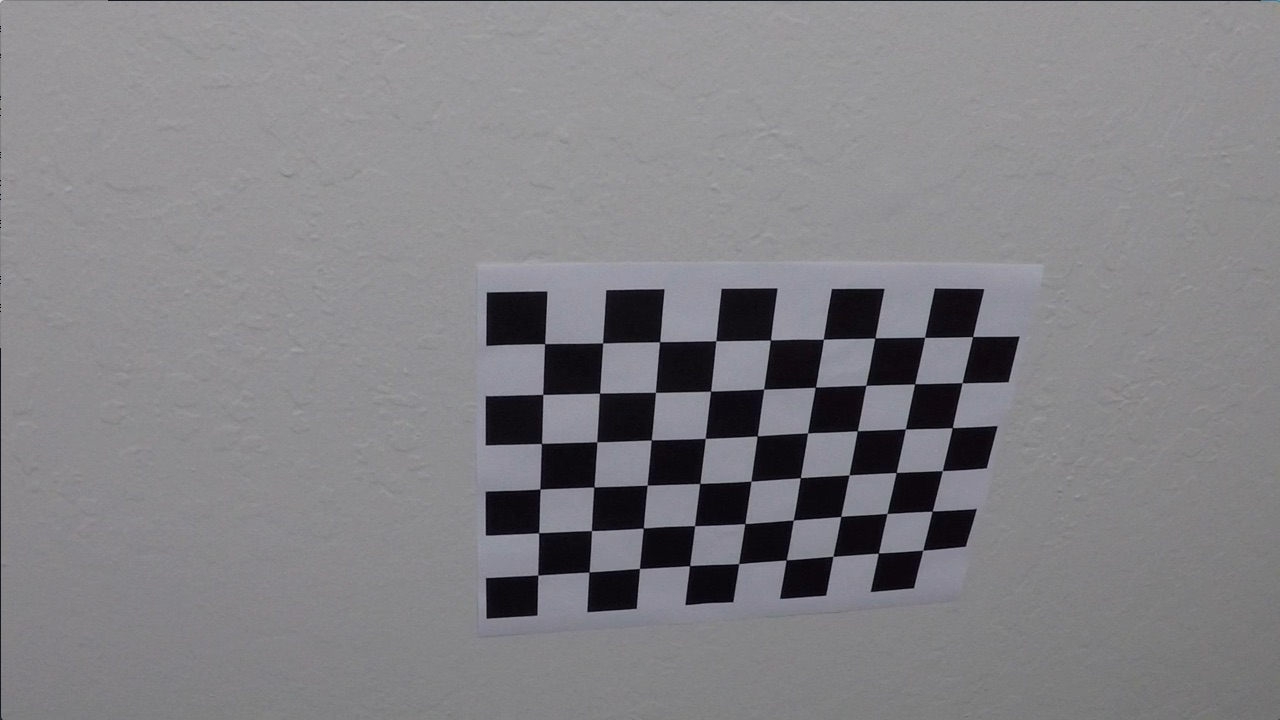
#> input picture camera_cal/calibration10.jpg, 1280 x 720 px, found by its file name; its folder holds only this picture in this run
$ jupyter execute --allow-errors Camera_Calibration.ipynb
#> lines starting #> are read from the running program, lines starting #| are printed output that depends on the picture; after the words box and inside, x2 and y2 are one past the last pixel; in counts of white or black regions, pixels touching at a corner belong together
[cell 1]
import os
import cv2
import numpy as np
import random
import matplotlib.pyplot as plt
import sys
sys.path.append('...')

# camera calibration
CHESS_NX = 9
CHESS_NY = 6

TEST_DIR = "C:\\Users\\USER\\Documents\\GitHub\\LaneDetection\\images\\Roads"
CALIBRATION_DIR = "C:\\Users\\USER\\Documents\\GitHub\\LaneDetection\\camera_cal"

OUTPUT_DIR_CALIBRATION = "C:\\Users\\USER\\Documents\\GitHub\\LaneDetection\\output_images\\calibration"

[cell 2]
os.listdir()

[cell 3]
# define camera calibration

def calibrateCamera():
    # use chessboard photos to calibrate camera

    # set termination criteria (for use with cv2.cornerSubPix)
    criteria = (cv2.TERM_CRITERIA_EPS + cv2.TERM_CRITERIA_MAX_ITER, 30, 0.001)

    # make object points
    objp = np.zeros((CHESS_NX*CHESS_NY,3), np.float32)
    objp[:,:2] = np.mgrid[0:CHESS_NX,0:CHESS_NY].T.reshape(-1,2)
    imagePoints = []
    objectPoints = []

    # loop through calibration images
    for imageFile in os.listdir(CALIBRATION_DIR):
        if imageFile.endswith('.jpg'):

            # read image, grayscale, find corners
            im = cv2.imread(os.path.join(CALIBRATION_DIR,imageFile))
#> im is the input picture: shape (720, 1280, 3); mean B, G, R 133.1, 129.4, 130.2
            gray = cv2.cvtColor(im,cv2.COLOR_RGB2GRAY)
            found, corners = cv2.findChessboardCorners(gray,(CHESS_NX,CHESS_NY),None)
#> found = True; corners = 54 rows, first 8: [544.7, 343.6], [602.6, 342.9], [659.6, 341.7], [716, 340.7], [770.5, 340], [823.4, 339.2], [874.8, 338.1], [924.6, 337.3]

            if found:
                # draw corners on image
                cv2.drawChessboardCorners(im,(CHESS_NX,CHESS_NY),corners,found)
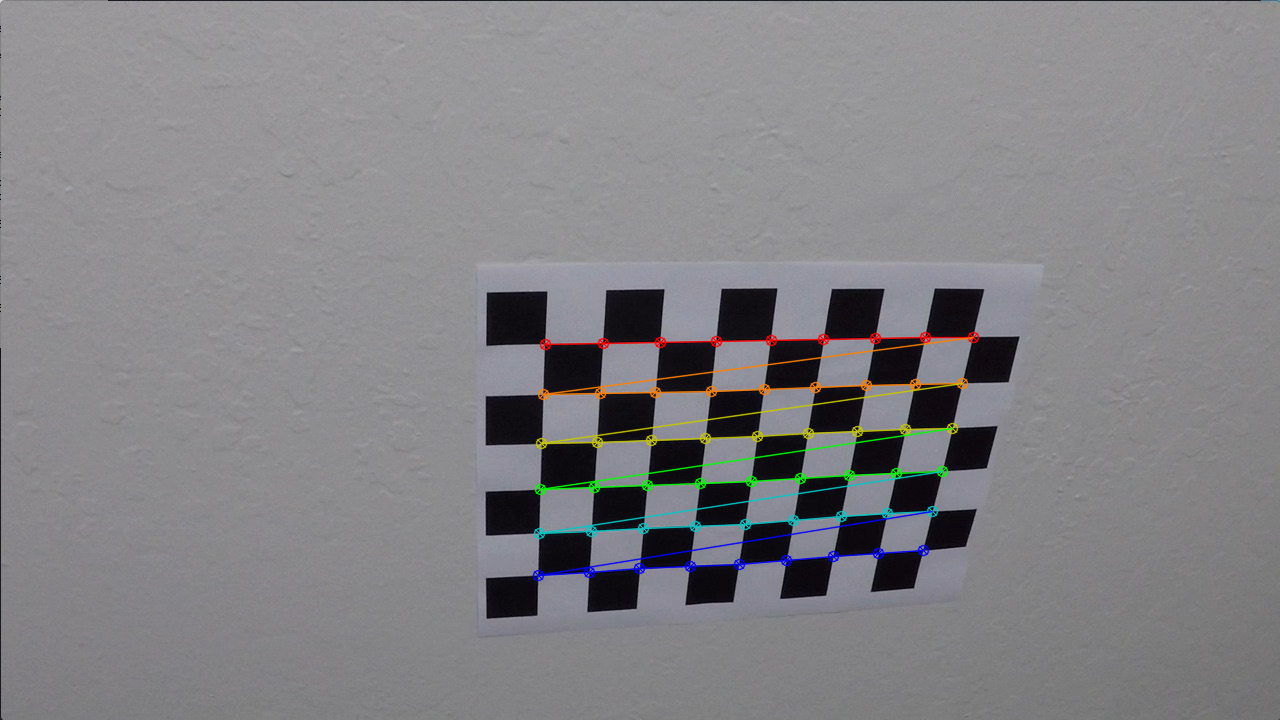
#> im: shape (720, 1280, 3); 1.92% of pixels changed, all inside (x1, y1, x2, y2) = (532, 331, 980, 582)
                # find corners with higher (sub-pixel) precision
                corners2 = cv2.cornerSubPix(gray,corners,(5,5),(-1,-1),criteria)
#> corners2 = 54 rows, first 8: [544.6, 343.7], [602.6, 342.9], [659.6, 341.7], [715.8, 340.6], [770.5, 339.9], [823.4, 339.2], [874.9, 338], [924.6, 337.3]
                imagePoints.append(corners2)
                objectPoints.append(objp)

                # save image with corners marked
                cv2.imwrite(os.path.join(OUTPUT_DIR_CALIBRATION,imageFile),im)

    # do the actual calibration and save
    ret, mtx, dst, rvecs, tvecs = cv2.calibrateCamera(objectPoints,imagePoints,gray.shape[::-1],None,None)
#> ret = 0.402; mtx = [[1222.5, 0, 680.4], [0, 1246.7, 350.2], [0, 0, 1]]; dst = [[-0.91, 14.06, -0.00159, -0.00988, -88.86]]; rvecs = ([0.515, -0.209, 0.0357],); tvecs = ([-2.31, -0.107, 20.69],)
    imSize = im.shape
    calibrationData = {'cam_matrix':mtx, 'dist_coeffs':dst, 'im_size':imSize}
#> calibrationData = {'cam_matrix': [[1222.5, 0, 680.4], [0, 1246.7, 350.2], [0, 0, 1]], 'dist_coeffs': [[-0.91, 14.06, -0.00159, -0.00988, -88.86]], 'im_size': (720, 1280, 3)}


    return mtx,dst

[cell 4]
# do camera calibration and display example images

print("Calibrating camera...")
mtx,dst = calibrateCamera()
#> dst = [[-0.91, 14.06, -0.00159, -0.00988, -88.86]]
filenameList = [fn for fn in os.listdir(CALIBRATION_DIR) if fn.endswith('.jpg')]
fn = random.choice(filenameList)
imOriginal = cv2.imread(os.path.join(CALIBRATION_DIR,fn))
imCorners = cv2.imread(os.path.join(OUTPUT_DIR_CALIBRATION,fn))

f = plt.figure(figsize=(30,40))
ax = f.add_subplot(1,2,1)
ax.imshow(imOriginal)
ax = f.add_subplot(1,2,2)
ax.imshow(imCorners)
plt.show()
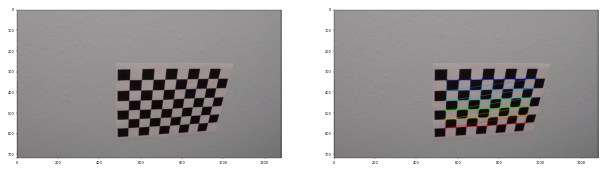
#> figure drawn by matplotlib, 2 panels; B, G, R data is drawn as R, G, B

$ run again, on camera_cal/calibration14.jpg
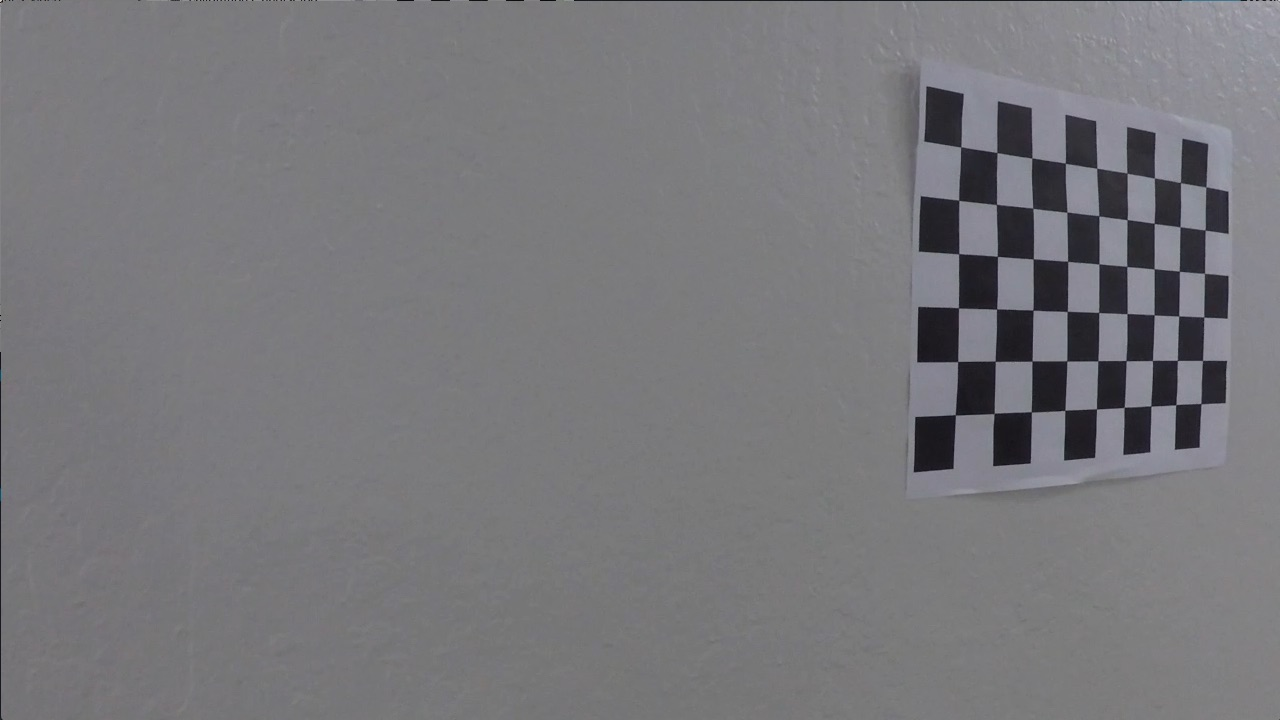
#> input picture camera_cal/calibration14.jpg, 1280 x 720 px, found by its file name
#> in calibrateCamera, im is the input picture: shape (720, 1280, 3); mean B, G, R 122.9, 119.4, 119.9
#> found = True; corners = 54 rows, first 8: [960.7, 146.9], [996.9, 152.5], [1031.8, 158], [1065.3, 163.2], [1096.8, 168.3], [1127, 173.1], [1154.5, 178], [1180.5, 182.5]
#> in calibrateCamera, `cv2.drawChessboardCorners(im,(CHESS_NX,CHESS_NY),corners,found)`:
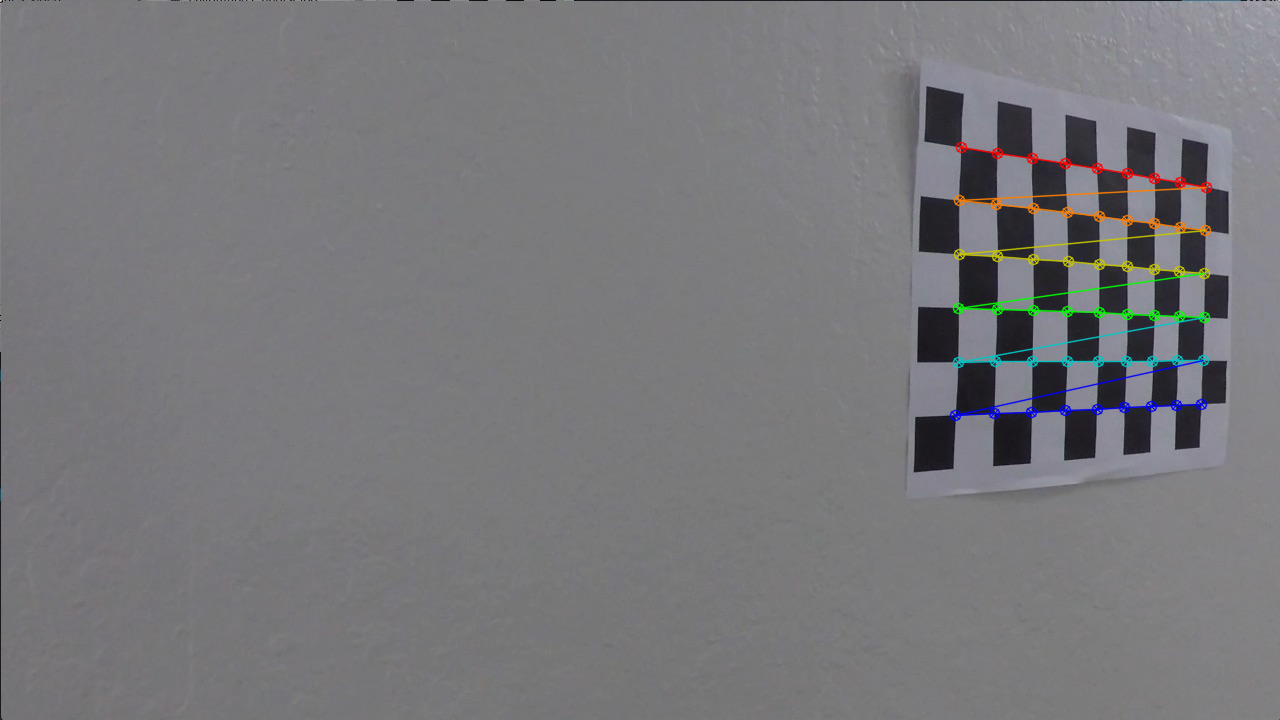
#> im: shape (720, 1280, 3); 1.35% of pixels changed, all inside (x1, y1, x2, y2) = (949, 141, 1213, 422)
#> corners2 = 54 rows, first 8: [960.8, 146.8], [996.9, 152.6], [1031.8, 158], [1065.3, 163.3], [1096.7, 168.3], [1127, 173.2], [1154.4, 178], [1180.5, 182.5]
#> in calibrateCamera, `ret, mtx, dst, rvecs, tvecs = cv2.calibrateCamera(objectPoints,imagePo..`: ret = 0.693; mtx = [[1866.1, 0, 701.6], [0, 1689.9, 358.9], [0, 0, 1]]; dst = [[1.08, -39.76, -0.0434, -0.0101, 233.6]]; rvecs = ([-0.0039, -0.685, 0.0117],); tvecs = ([4.39, -3.93, 31.93],)
#> calibrationData = {'cam_matrix': [[1866.1, 0, 701.6], [0, 1689.9, 358.9], [0, 0, 1]], 'dist_coeffs': [[1.08, -39.76, -0.0434, -0.0101, 233.6]], 'im_size': (720, 1280, 3)}
#> `mtx,dst = calibrateCamera()`: dst = [[1.08, -39.76, -0.0434, -0.0101, 233.6]]
#> `plt.show()`:
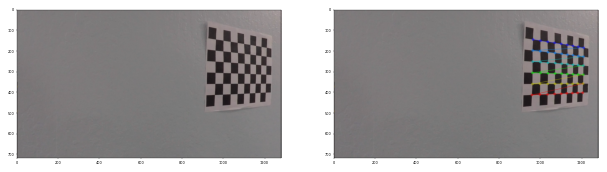
#> figure drawn by matplotlib, 2 panels; B, G, R data is drawn as R, G, B

$ run again, on camera_cal/calibration15.jpg
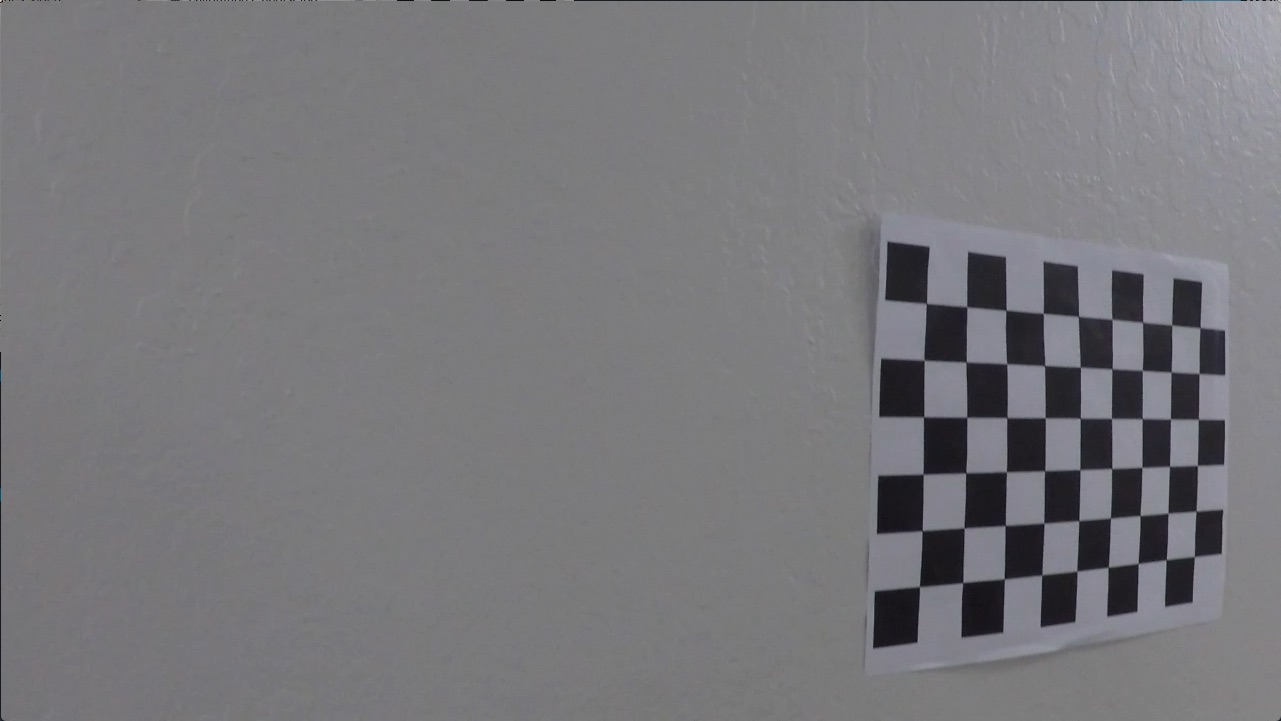
#> input picture camera_cal/calibration15.jpg, 1281 x 721 px, found by its file name
#> in calibrateCamera, im is the input picture: shape (721, 1281, 3); mean B, G, R 123, 119.5, 120
#> found = True; corners = 54 rows, first 8: [926.3, 303.8], [966.3, 305.4], [1006.2, 310.2], [1042.7, 313.2], [1077.9, 317.8], [1111.5, 318.6], [1142.3, 322.8], [1172, 325]
#> in calibrateCamera, `cv2.drawChessboardCorners(im,(CHESS_NX,CHESS_NY),corners,found)`:
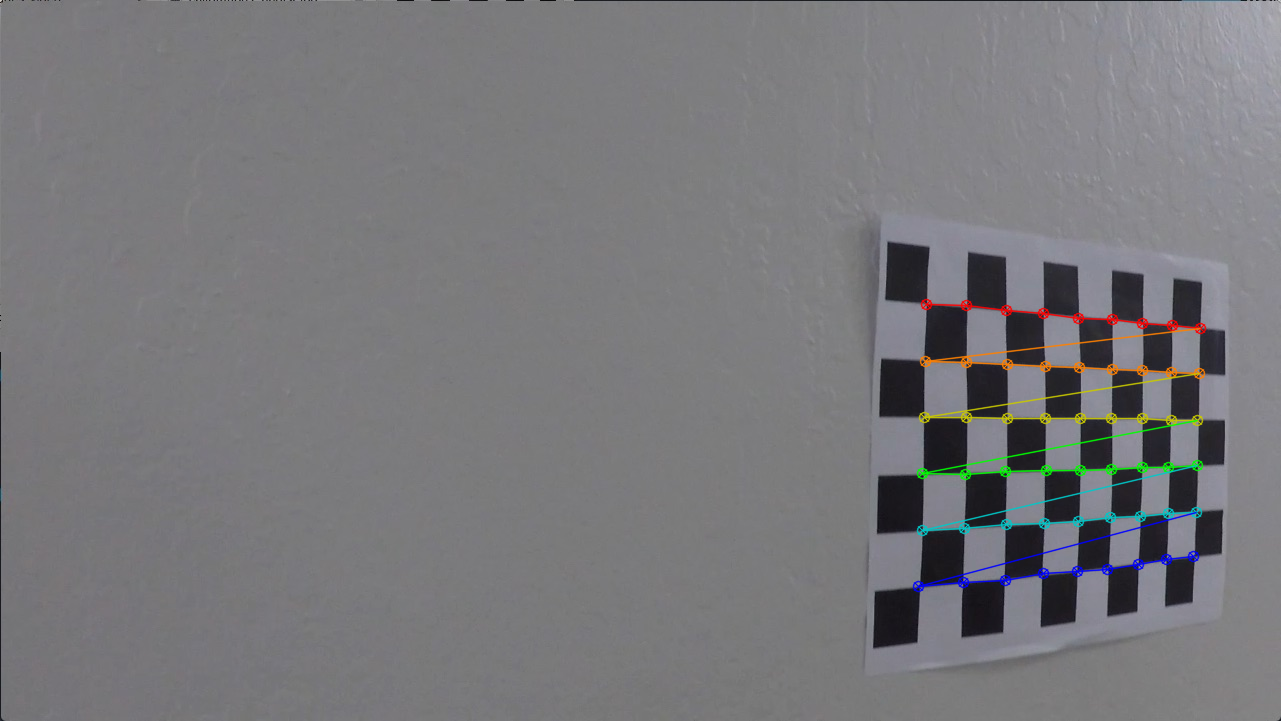
#> im: shape (721, 1281, 3); 1.45% of pixels changed, all inside (x1, y1, x2, y2) = (912, 298, 1207, 593)
#> corners2 = 54 rows, first 8: [926.4, 303.5], [966.7, 306.8], [1006, 310.3], [1043.2, 313.3], [1078.5, 316.4], [1112.1, 319.4], [1142.6, 322.2], [1171.7, 324.9]
#> in calibrateCamera, `ret, mtx, dst, rvecs, tvecs = cv2.calibrateCamera(objectPoints,imagePo..`: ret = 0.65; mtx = [[1144.5, 0, 542], [0, 1177.6, 586.6], [0, 0, 1]]; dst = [[0.184, -4.59, -0.0757, 0.139, 7.27]]; rvecs = ([0.0166, -0.456, -0.0299],); tvecs = ([6.68, -4.86, 22.7],)
#> calibrationData = {'cam_matrix': [[1144.5, 0, 542], [0, 1177.6, 586.6], [0, 0, 1]], 'dist_coeffs': [[0.184, -4.59, -0.0757, 0.139, 7.27]], 'im_size': (721, 1281, 3)}
#> `mtx,dst = calibrateCamera()`: mtx = [[1144.5, 0, 542], [0, 1177.6, 586.6], [0, 0, 1]]; dst = [[0.184, -4.59, -0.0757, 0.139, 7.27]]
#> `plt.show()`:
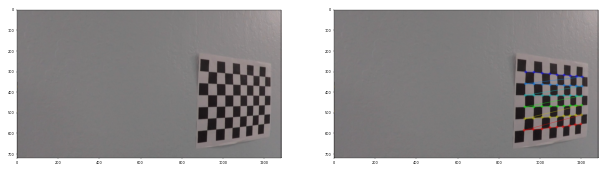
#> figure drawn by matplotlib, 2 panels; B, G, R data is drawn as R, G, B

$ run again, on camera_cal/calibration16.jpg
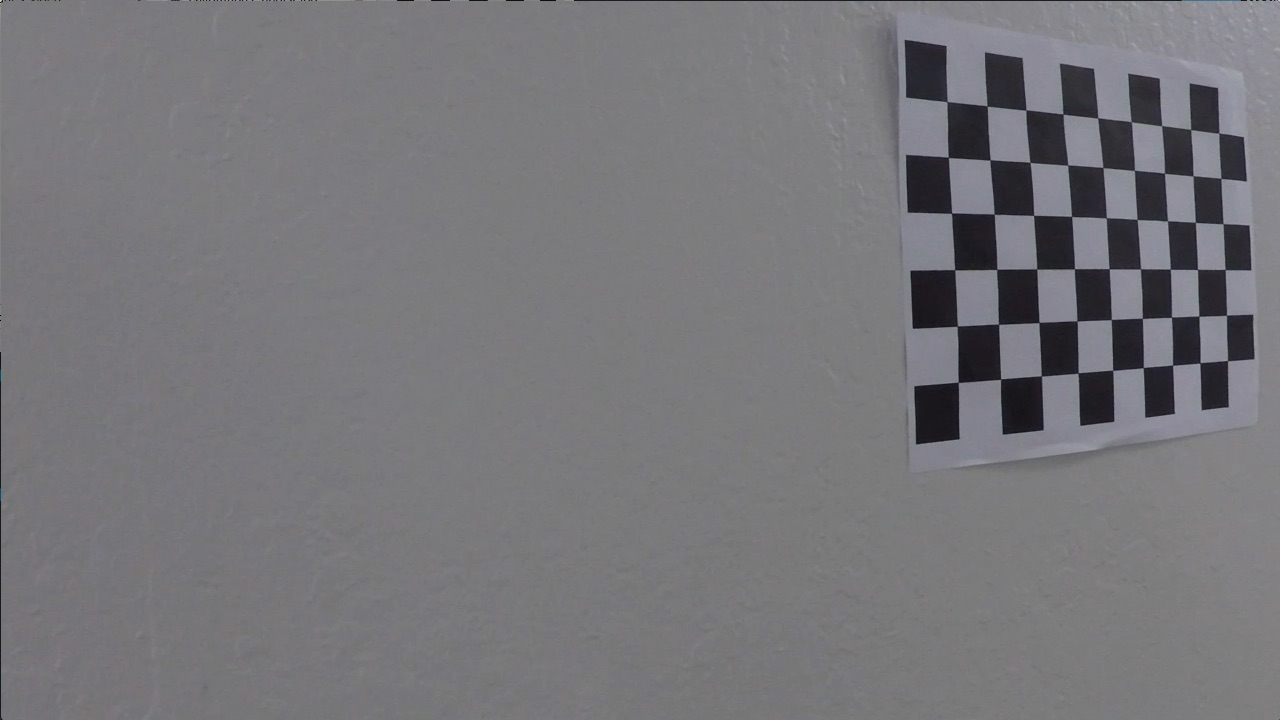
#> input picture camera_cal/calibration16.jpg, 1280 x 720 px, found by its file name
#> in calibrateCamera, im is the input picture: shape (720, 1280, 3); mean B, G, R 121.6, 118, 118.6
#> found = True; corners = 54 rows, first 8: [947, 101.6], [987.1, 106], [1025.9, 110.1], [1063, 114.1], [1097.6, 117.9], [1131.2, 121.8], [1161.5, 125.7], [1190.7, 129.6]
#> in calibrateCamera, `cv2.drawChessboardCorners(im,(CHESS_NX,CHESS_NY),corners,found)`:
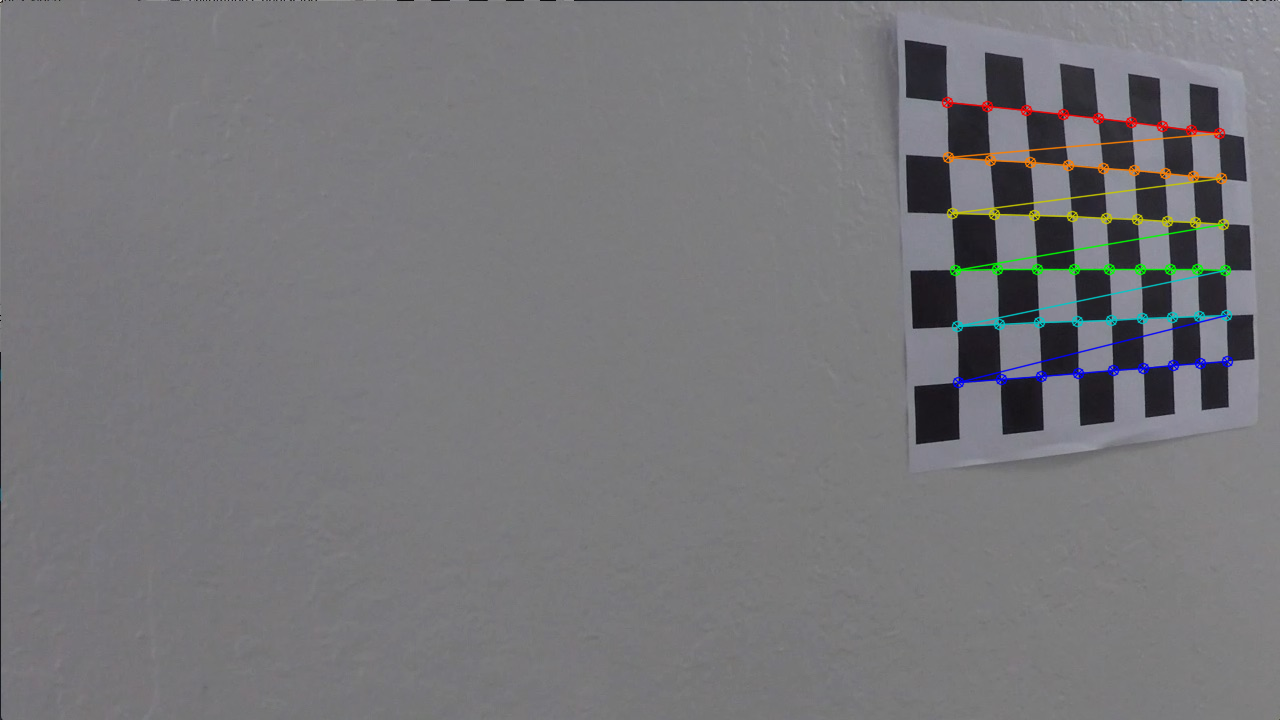
#> im: shape (720, 1280, 3); 1.44% of pixels changed, all inside (x1, y1, x2, y2) = (941, 96, 1234, 389)
#> corners2 = 54 rows, first 8: [947, 101.6], [987.2, 106.1], [1025.9, 110.1], [1063.1, 114], [1097.7, 117.9], [1131.3, 121.8], [1161.6, 125.7], [1190.7, 129.5]
#> in calibrateCamera, `ret, mtx, dst, rvecs, tvecs = cv2.calibrateCamera(objectPoints,imagePo..`: ret = 0.62; mtx = [[338.8, 0, 699], [0, 383.9, 414.9], [0, 0, 1]]; dst = [[-0.0173, -0.0149, -0.00744, 0.00274, 0.00274]]; rvecs = ([0.0142, -0.107, -0.0579],); tvecs = ([4.98, -5.55, 6.73],)
#> calibrationData = {'cam_matrix': [[338.8, 0, 699], [0, 383.9, 414.9], [0, 0, 1]], 'dist_coeffs': [[-0.0173, -0.0149, -0.00744, 0.00274, 0.00274]], 'im_size': (720, 1280, 3)}
#> `mtx,dst = calibrateCamera()`: mtx = [[338.8, 0, 699], [0, 383.9, 414.9], [0, 0, 1]]; dst = [[-0.0173, -0.0149, -0.00744, 0.00274, 0.00274]]
#> `plt.show()`:
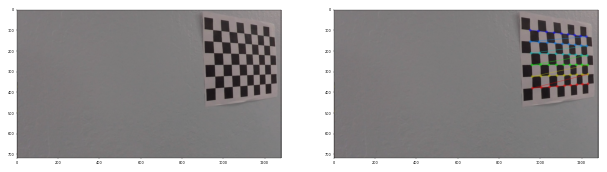
#> figure drawn by matplotlib, 2 panels; B, G, R data is drawn as R, G, B
